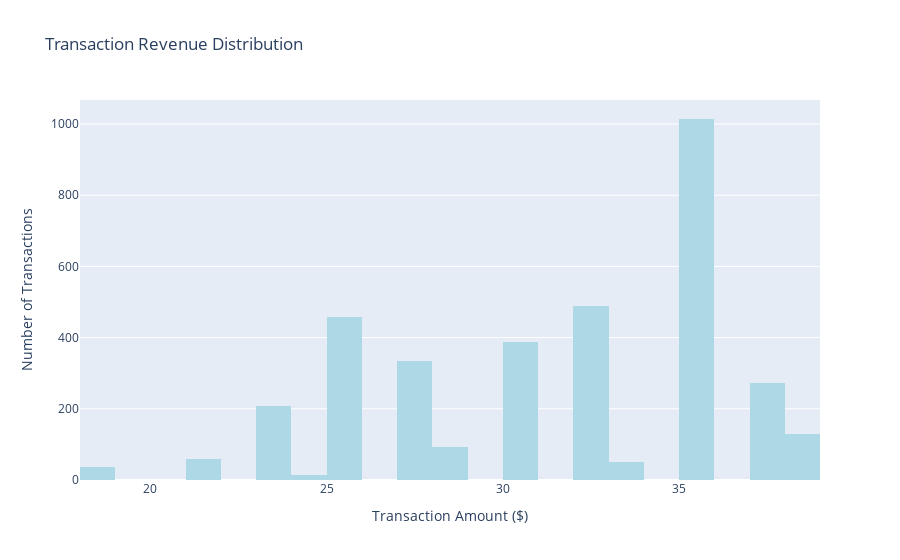
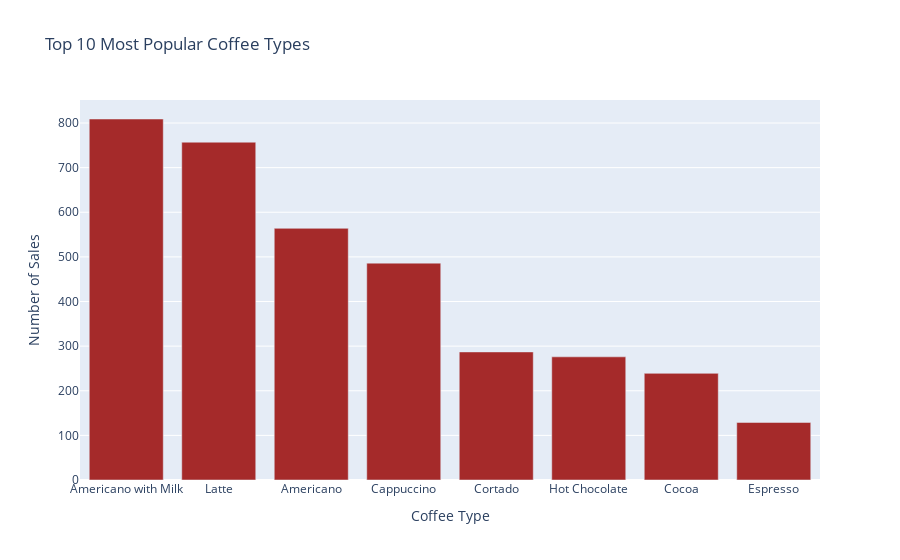

The notebook cell these images were saved under, in order:
### Markdown cell above
## 5. Interactive Visualizations\n
\n
Create professional interactive charts:

### Code cell
# Distribution plots for coffee sales data
fig = go.Figure()
fig.add_trace(go.Histogram(
    x=df['revenue'], 
    nbinsx=30,
    name='Revenue Distribution',
    marker_color='lightblue'
))
fig.update_layout(
    title='Transaction Revenue Distribution',
    xaxis_title='Transaction Amount ($)',
    yaxis_title='Number of Transactions',
    showlegend=False
)
fig.show()

# Coffee type popularity
coffee_counts = df['coffee_name'].value_counts().head(10)
fig2 = go.Figure()
fig2.add_trace(go.Bar(
    x=coffee_counts.index,
    y=coffee_counts.values,
    marker_color='brown'
))
fig2.update_layout(
    title='Top 10 Most Popular Coffee Types',
    xaxis_title='Coffee Type',
    yaxis_title='Number of Sales'
)
fig2.show()

### Figure 1 — Plotly figure (JSON) as saved in the notebook; plotly's stock layout.template omitted (floating-point values rounded to 4 significant figures; data arrays with more than 128 entries replaced by an {"elided": "..."} marker saying what was removed)
{"data": [{"marker": {"color": "lightblue"}, "name": "Revenue Distribution", "nbinsx": 30, "type": "histogram", "x": {"elided": "3547 float values"}}], "layout": {"showlegend": false, "title": {"text": "Transaction Revenue Distribution"}, "xaxis": {"title": {"text": "Transaction Amount ($)"}}, "yaxis": {"title": {"text": "Number of Transactions"}}}}

### Figure 2 — Plotly figure (JSON) as saved in the notebook; plotly's stock layout.template omitted (floating-point values rounded to 4 significant figures)
{"data": [{"marker": {"color": "brown"}, "type": "bar", "x": ["Americano with Milk", "Latte", "Americano", "Cappuccino", "Cortado", "Hot Chocolate", "Cocoa", "Espresso"], "y": [809, 757, 564, 486, 287, 276, 239, 129]}], "layout": {"title": {"text": "Top 10 Most Popular Coffee Types"}, "xaxis": {"title": {"text": "Coffee Type"}}, "yaxis": {"title": {"text": "Number of Sales"}}}}
